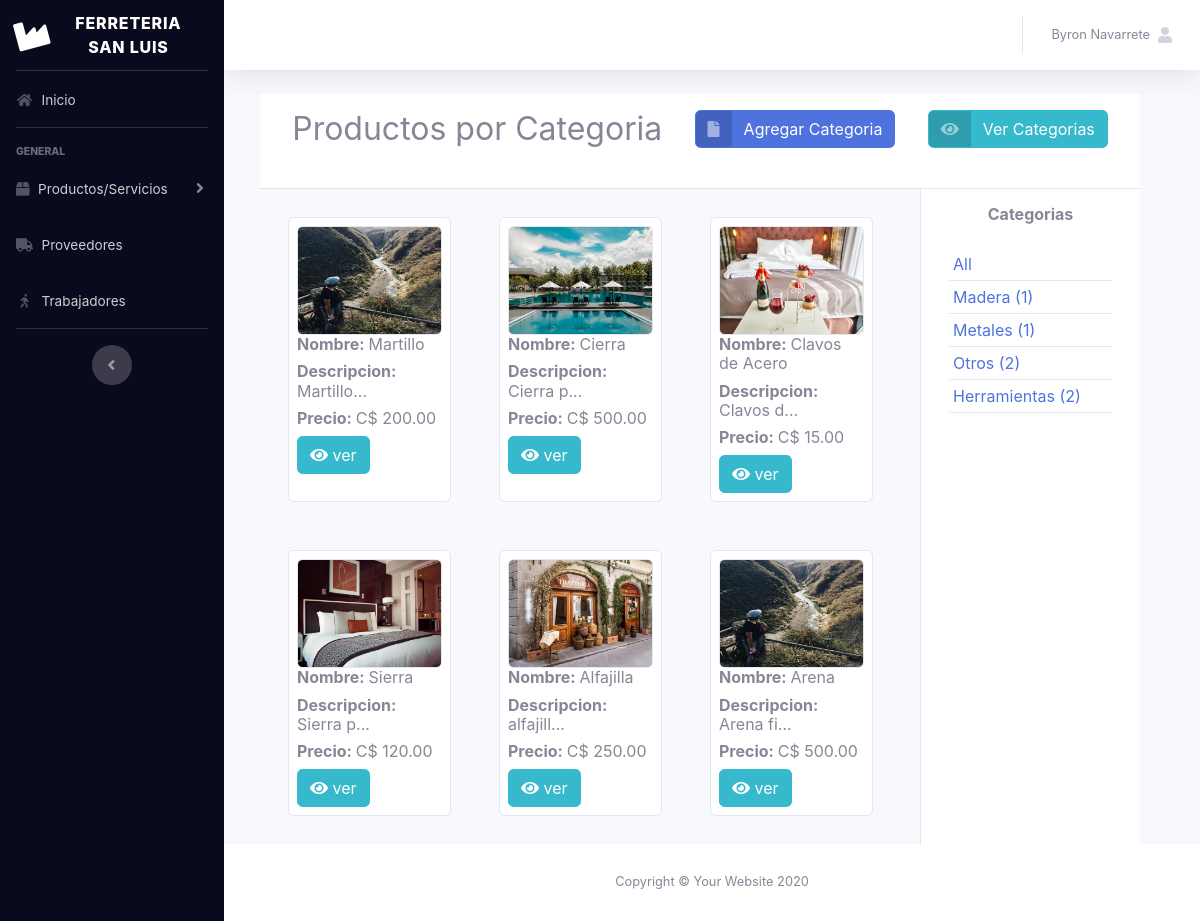
The app's page /admin/categoria (signed in) with its own data.
### tables this page shows
CREATE TABLE IF NOT EXISTS `categorias_productos` (
  `cat_product_ID` int(10) UNSIGNED NOT NULL AUTO_INCREMENT COMMENT 'ID de la categia del producto',
  `cat_product_nombre` varchar(45) NOT NULL COMMENT 'nombre de la categoria del producto',
  `cat_product_descripcion` varchar(45) NOT NULL COMMENT 'descripcion de la categoria del producto',
  PRIMARY KEY (`cat_product_ID`)
);

CREATE TABLE IF NOT EXISTS `productos` (
  `product_ID` int(10) UNSIGNED NOT NULL AUTO_INCREMENT COMMENT 'ID del producto',
  `product_nombre` varchar(60) NOT NULL COMMENT 'nombre del producto',
  `product_cantidad` int(11) NOT NULL DEFAULT 0 COMMENT 'cantidad en inventario',
  `product_precio` decimal(10,2) NOT NULL COMMENT 'precio unitario del producto',
  `product_descripcion` varchar(100) DEFAULT NULL COMMENT 'descripcion del producto',
  `product_foto` varchar(255) DEFAULT NULL,
  `categorias_productos_cat_product_ID` int(10) UNSIGNED NOT NULL,
  `unidad_medida_unidad_medida_id` int(11) NOT NULL,
  `proveedores_provee_ID` int(10) UNSIGNED NOT NULL,
  PRIMARY KEY (`product_ID`),
  KEY `fk_productos_categorias_productos_idx` (`categorias_productos_cat_product_ID`),
  KEY `fk_productos_unidad_medida1_idx` (`unidad_medida_unidad_medida_id`),
  KEY `fk_productos_proveedores1_idx` (`proveedores_provee_ID`)
);

### admin/config/Controller.php (called while the page is built, shortened)
<?php
abstract class Controller
{
    protected function loadModel($modelo)
    {
        $modelo=$modelo.'Model';
        $rutaModelo=ROOT.'Models'.DS.$modelo.'.php';
        if(is_readable($rutaModelo))
        {
            $modelo=new $modelo;
            return $modelo;
        }
        else
        {
            throw new Exception('Error en el modelo');
        }
    }
}

### admin/config/Accesos.php (called while the page is built, shortened)
<?php
    class Accesos{
        public static function getDatos($clave){
            if(isset($_SESSION[$clave])) return $_SESSION[$clave];
            else return false;
        }
    }

### admin/config/Model.php (called while the page is built, shortened)
<?php
class Model
{
    public function __construct()
    {
        $this->_db= new Database();
    }
}

### admin/Models/categoriaModel.php (called while the page is built, shortened)
<?php
    class categoriaModel extends Model{
        public function getCat($nom){
            $cat = $this->_db->prepare('
                SELECT c.*,COUNT(p.categorias_productos_cat_product_ID) AS cantidad
                FROM categorias_productos AS c LEFT JOIN productos AS p ON c.cat_product_ID = p.categorias_productos_cat_product_ID
                        INNER JOIN proveedores AS pr ON p.proveedores_provee_ID = pr.provee_ID INNER JOIN sucursal AS s ON
                        pr.sucursal_sucursal_ID = s.sucursal_ID
                WHERE s.sucursal_nombre = :nom
                GROUP BY c.cat_product_ID
            ');
            $cat->execute(['nom' => $nom]);
            return $cat->fetchAll();
        }
        public function getProductos($nom){
            $fila = $this->_db->prepare('
                SELECT p.*,c.*,pr.*,s.*
                FROM categorias_productos AS c LEFT JOIN productos AS p ON c.cat_product_ID = p.categorias_productos_cat_product_ID
                INNER JOIN proveedores AS pr ON p.proveedores_provee_ID = pr.provee_ID INNER JOIN sucursal AS s ON
                pr.sucursal_sucursal_ID = s.sucursal_ID
                WHERE s.sucursal_nombre = :nom
            ');
            $fila->execute(['nom' => $nom]);
            return $fila->fetchAll();
        }
    }

### admin/index.php (called while the page is built, shortened)
<?php
require_once APP_PATH . 'Controller.php';
require_once APP_PATH . 'Model.php';
require_once APP_PATH . 'Accesos.php';
$rutas = new Rutas();
$rutas->run();

### admin/Controllers/categoriaController.php (the view, shortened to what this page needs)
<?php
class categoriaController extends Controller{
    private $catMod;
    function __construct(){
        $this->catMod = $this->loadModel("categoria");
    }
    public function generarListadoCategoria(){
        $lista = '';
        $categorias = $this->catMod->getCat(Accesos::getDatos('nameSucursal'));
        foreach($categorias AS $categoria){
            $lista .= '
                <li class="border-bottom p-1"><a href="#" class="text-decoration-none filtrar" data-filter=".'.$categoria['cat_product_nombre'].'">'.$categoria['cat_product_nombre']. " (".$categoria['cantidad'].")" .'</a></li>
            ';
        }
        return $lista;
    }
    public function generarTargetas(){
        $produc = '';
        $productos = $this->catMod->getProductos(Accesos::getDatos('nameSucursal'));
        foreach($productos AS $prod){
            $produc .= '
                <div class="border m-4 rounded col-md-3 p-2 '.$prod['cat_product_nombre'].' bg-white">
                    <img src="'. PLANTILLA . 'img/productos/'.$prod['product_foto'].'" class="img-fluid border rounded">
                    <div class="contenido">
                        <h6><b>Nombre: </b>'.$prod['product_nombre'].'</h6>
                        <h6><b>Descripcion: </b>'. substr($prod['product_descripcion'],0,8) . "..." .'</h6>
                        <h6><b>Precio: </b> C$ '.$prod['product_precio'].'</h6>
                        <button class="btn btn-info"><span class="fa fa-eye"></span> ver</button>
                    </div>
                </div>
            ';
        }
        return $produc;
    }
    public function index(){
        $this->_view->lista = $this->generarListadoCategoria();
        $this->_view->productos = $this->generarTargetas();
        $this->_view->renderizar('index');
    }
}

### records on screen
categorias_productos: productos.product_foto (picture), productos.product_nombre "Martillo", productos.product_descripcion "Martillo", productos.product_precio "200.00", productos.product_nombre "Sierra", productos.product_descripcion "Sierra p", productos.product_precio "120.00", cat_product_nombre "Herramientas", cantidad "2"
categorias_productos: productos.product_foto (picture), productos.product_nombre "Cierra", productos.product_descripcion "Cierra p", productos.product_precio "500.00", productos.product_nombre "Arena", productos.product_descripcion "Arena fi", cat_product_nombre "Otros", cantidad "2"
categorias_productos: productos.product_foto (picture), productos.product_nombre "Clavos de Acero", productos.product_descripcion "Clavos d", productos.product_precio "15.00", cat_product_nombre "Metales", cantidad "1"
categorias_productos: productos.product_foto (picture), productos.product_nombre "Alfajilla", productos.product_descripcion "alfajill", productos.product_precio "250.00", cat_product_nombre "Madera", cantidad "1"

### other values on screen
Accesos::getDatos('nameSucursal') "FERRETERIA SAN LUIS"
Accesos::getDatos('usuario') "Byron Navarrete"
